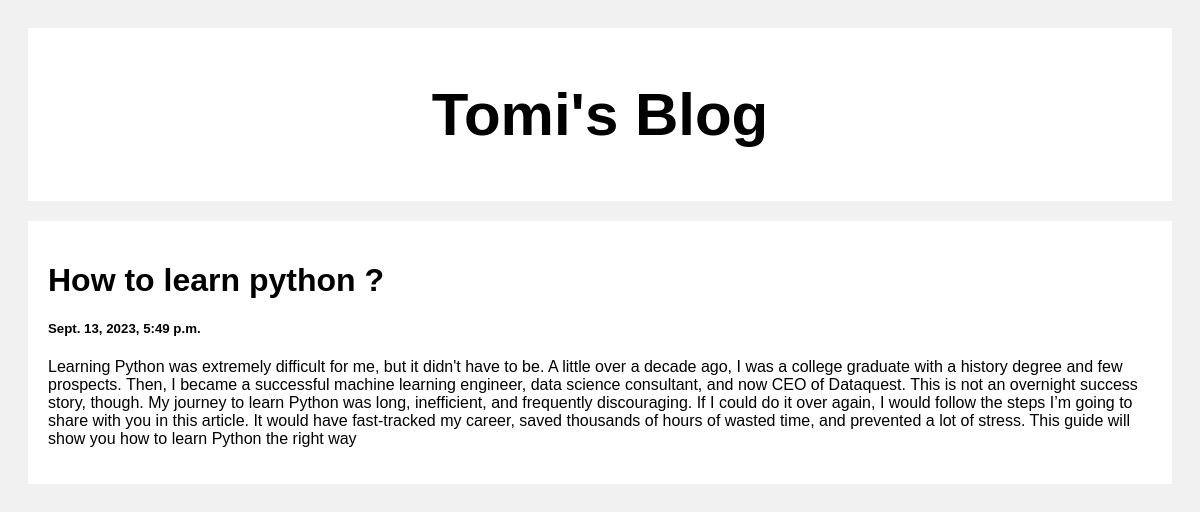
/post/1, run on the app's committed database.
### post/models.py (models this page shows)
class Post(models.Model):
    title=models.CharField(max_length=1000)
    created_at=models.DateTimeField(default=datetime.now)
    body=models.TextField(max_length=1000000)

### post/views.py (the view)
# urls.py: path('',include('post.urls'),)
def post(request,pk):
    posts=Post.objects.get(id=pk)
    return render(request,'posts.html',{'posts':posts})

### templates/posts.html (shortened to what this page needs)
<!DOCTYPE html>
<html>
<head>
</head>
<body>
<div class="header">
  <h2>Tomi's Blog</h2>
</div>
<div class="row">
  <div class="leftcolumn">
    <div class="card">
        <h1>{{posts.title}}</h1>
        <h5>{{posts.created_at}}</h5>
        <p>{{posts.body}}</p>
    </div>
  </div>
</div>
</body>
</html>

### templates/posts.html (style rules this page uses)
* { box-sizing: border-box; }
body { font-family: Arial; padding: 20px; background: #f1f1f1; }
.header { padding: 2px; font-size: 40px; text-align: center; background: white; }
.leftcolumn { float: left; width: 100%; }
.card { background-color: white; padding: 20px; margin-top: 20px; }
.row:after { content: ""; display: table; clear: both; }

### data on the page
Post: title "How to learn python ?", created_at "Sept. 13, 2023, 5:49 p.m.", body "Learning Python was extremely difficult for me, but it didn't have to be. A little over a decade ago, I was a college graduate with a history degree and few prospects. Then, I became a successful machine learning engineer, data science consultant, and now CEO of Dataquest. This is not an overnight success story, though. My journey to learn Python was long, inefficient, and frequently discouraging. If I could do it over again, I would follow the steps I’m going to share with you in this article. It would have fast-tracked my career, saved thousands of hours of wasted time, and prevented a lot of stress. This guide will show you how to learn Python the right way"
